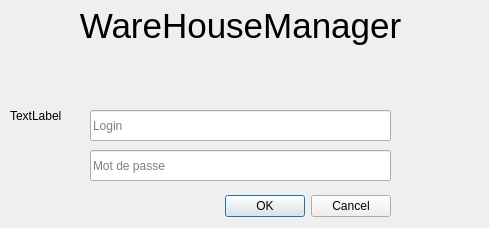
<?xml version="1.0" encoding="UTF-8"?>
<ui version="4.0">
 <class>Login</class>
 <widget class="QDialog" name="Login">
  <property name="geometry">
   <rect>
    <x>0</x>
    <y>0</y>
    <width>489</width>
    <height>228</height>
   </rect>
  </property>
  <property name="windowTitle">
   <string>Dialog</string>
  </property>
  <widget class="QDialogButtonBox" name="buttonBox">
   <property name="geometry">
    <rect>
     <x>50</x>
     <y>190</y>
     <width>341</width>
     <height>32</height>
    </rect>
   </property>
   <property name="orientation">
    <enum>Qt::Horizontal</enum>
   </property>
   <property name="standardButtons">
    <set>QDialogButtonBox::Cancel|QDialogButtonBox::Ok</set>
   </property>
  </widget>
  <widget class="QLabel" name="labelFenetreLoginBienvenue">
   <property name="geometry">
    <rect>
     <x>20</x>
     <y>-10</y>
     <width>441</width>
     <height>71</height>
    </rect>
   </property>
   <property name="font">
    <font>
     <pointsize>26</pointsize>
    </font>
   </property>
   <property name="styleSheet">
    <string notr="true"/>
   </property>
   <property name="text">
    <string>WareHouseManager</string>
   </property>
   <property name="alignment">
    <set>Qt::AlignCenter</set>
   </property>
  </widget>
  <widget class="QLineEdit" name="lineEditLogin">
   <property name="geometry">
    <rect>
     <x>90</x>
     <y>110</y>
     <width>301</width>
     <height>31</height>
    </rect>
   </property>
   <property name="placeholderText">
    <string>Login</string>
   </property>
  </widget>
  <widget class="QLineEdit" name="lineEditMDP">
   <property name="geometry">
    <rect>
     <x>90</x>
     <y>150</y>
     <width>301</width>
     <height>31</height>
    </rect>
   </property>
   <property name="echoMode">
    <enum>QLineEdit::Password</enum>
   </property>
   <property name="placeholderText">
    <string>Mot de passe</string>
   </property>
  </widget>
  <widget class="QLabel" name="icone">
   <property name="geometry">
    <rect>
     <x>10</x>
     <y>10</y>
     <width>471</width>
     <height>211</height>
    </rect>
   </property>
   <property name="text">
    <string>TextLabel</string>
   </property>
  </widget>
  <zorder>icone</zorder>
  <zorder>buttonBox</zorder>
  <zorder>labelFenetreLoginBienvenue</zorder>
  <zorder>lineEditLogin</zorder>
  <zorder>lineEditMDP</zorder>
 </widget>
 <resources/>
 <connections>
  <connection>
   <sender>buttonBox</sender>
   <signal>accepted()</signal>
   <receiver>Login</receiver>
   <slot>accept()</slot>
   <hints>
    <hint type="sourcelabel">
     <x>248</x>
     <y>254</y>
    </hint>
    <hint type="destinationlabel">
     <x>157</x>
     <y>274</y>
    </hint>
   </hints>
  </connection>
  <connection>
   <sender>buttonBox</sender>
   <signal>rejected()</signal>
   <receiver>Login</receiver>
   <slot>reject()</slot>
   <hints>
    <hint type="sourcelabel">
     <x>316</x>
     <y>260</y>
    </hint>
    <hint type="destinationlabel">
     <x>286</x>
     <y>274</y>
    </hint>
   </hints>
  </connection>
 </connections>
</ui>
